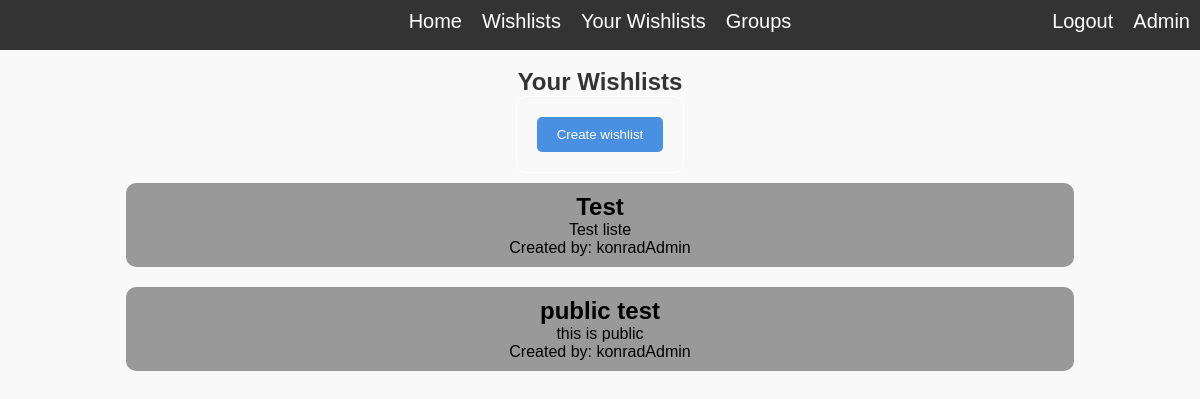
/wishlist/your_wishlists (signed in), run on the app's committed database.
### wishlistManager/models.py (models this page shows, shortened)
class Wishlist(models.Model):
    name = models.CharField(max_length=100)
    description = models.TextField()
    date_created = models.DateTimeField(auto_now_add=True)
    date_modified = models.DateTimeField(auto_now=True)
    privacy_level = models.IntegerField(default=0)
    user = models.ForeignKey('auth.User', related_name='created_wishlists', on_delete=models.CASCADE)
    groups_with_permission = models.ManyToManyField(WishlistGroup, related_name='wishlists', blank=True, null=True)
    users_with_permission = models.ManyToManyField('auth.User', related_name='wishlists', blank=True, null=True)

### wishlistManager/views.py (the view)
# urls.py: path("wishlist/your_wishlists", views.your_wishlists_view, name="your_wishlists"),
@login_required
def your_wishlists_view(request):
    wishlists = Wishlist.objects.filter(user=request.user)
    context = {'wishlist_list': wishlists}
    return render(request, 'wishlist/your_wishlists.html', context)

### wishlistManager/templates/wishlist/your_wishlists.html (shortened to what this page needs)
{% extends "base.html" %}
{% load static %}
    {% block content %}
        <h2>Your Wishlists</h2>
        <form action="{% url 'create_wishlist' %}" method = "get">
            <button type="submit">Create wishlist</button>
        </form>
        {% for wishlist in wishlist_list %}
        <a href="{% url 'wishlist_detail' wishlist.id %}">
            <div class= "wishlist">
                <h2>{{ wishlist.name }}</h2>
                {% if wishlist.description %}
                    <p>{{ wishlist.description }}</p>
                {% endif %}
                <p>Created by: {{ wishlist.user }}</p>
            </div>
        </a>
        {% endfor %}
    {% endblock %}

### wishlistManager/static/styles/styles.css (style rules this page uses)
* { margin: 0; padding: 0; }
body { font-family: Arial, Helvetica, sans-serif; background-color: #f9f9f9; color: #333; margin:0; padding: 20px; overflow: hidden; }
a { text-decoration: none; color: #4a90e2; }
button { background-color: #4a90e2; color: #fff; padding: 10px 20px; border: none; border-radius: 5px; cursor: pointer; }
.wishlist { margin: 10px; padding: 10px; background-color: #999999; text-align: center; border-radius: 10px; width: 80%; }
.wishlist h1, .wishlist h2, .wishlist h3, .wishlist p { color: rgb(0, 0, 0); text-decoration: none; }
form { max-width: 400px; margin: 0 auto; border: 1px solid #fff; border-radius: 10px; box-shadow: 0 4p 8px rgba(0,0,0,0.1); padding: 20px; }

### data on the page
Wishlist: name "Test", description "Test liste", user "konradAdmin"
Wishlist: name "public test", description "this is public", user "konradAdmin"
